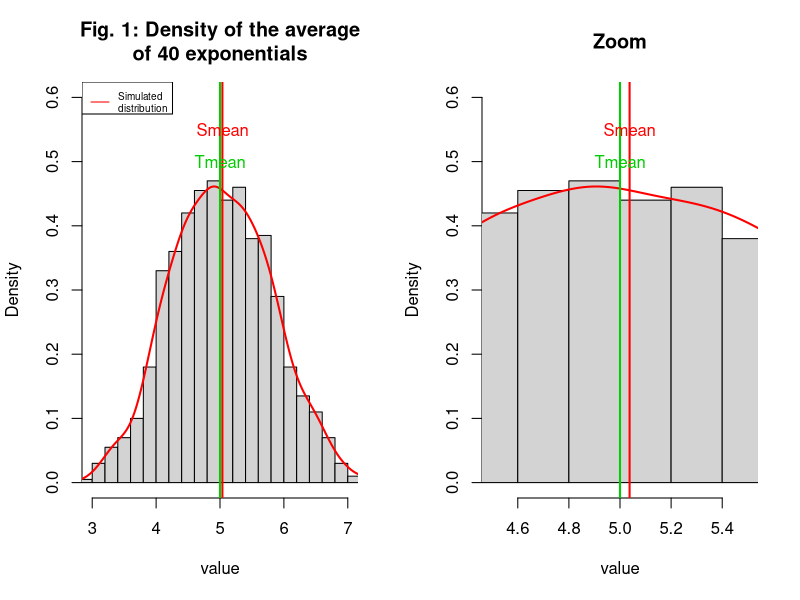
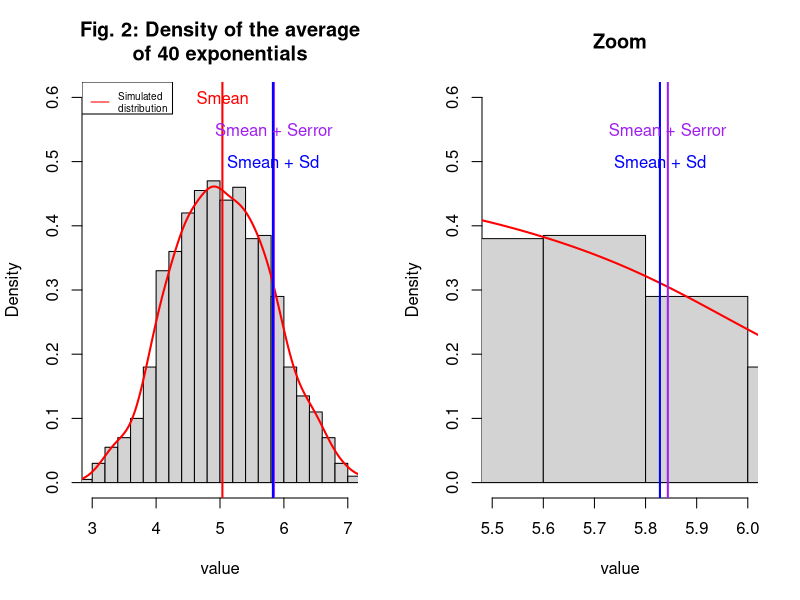
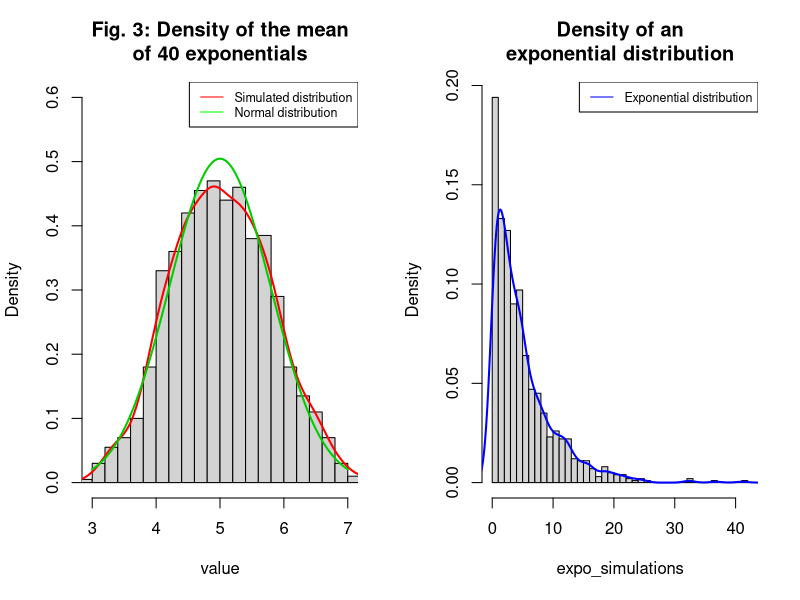

Here is the R script that generated these plots, in order:
## ---- chunk 1
nsim <- 1000
set.seed(40 * nsim)     
                        # set the seed for the 40000-size sample 
                        # prior to the simulation 

simulations <- as.data.frame(matrix(data = rexp(n = 40 * nsim, rate = 0.2),nrow = 1000))       
                        # generate 40000 simulations of an
                        # exponential distribution, and store
                        # them in the data frame "simulations" 

averageExpo <- data.frame("value" = rowMeans(simulations))      
                        # take the mean of the rows of the data
                        # frame "simulations", and store the values
                        # in the data frame "averageExpo"
## ---- chunk 2
head(averageExpo, 8)
## ---- chunk 3
sample_mean <- colMeans(averageExpo)
theoretical_mean <- 1/0.2       # the theoritical mean is 1/lambda
## ---- chunk 4
graph1 <- function(){
        par(mfrow=c(1,2))
        hist(averageExpo$value,
             main = "Fig. 1: Density of the average\nof 40 exponentials", 
             freq = FALSE, breaks = 30, 
             xlim=c(3, 7), ylim=c(0, 0.6), xlab="value") 
        lines(density(averageExpo$value), lwd = 2,col = "red") 
        abline(v = sample_mean, col = 'red', lwd = 2)
        abline(v = theoretical_mean, col = 'green3', lwd = 2)
        text(sample_mean, 0.55,"Smean",col = 'red')
        text(theoretical_mean, 0.50,"Tmean",col = 'green3')
        legend("topleft", legend = c('Simulated\ndistribution'),
               lwd =c(1), col=c('red'),cex=0.6)
        
        hist(averageExpo$value, main="Zoom",
             freq = FALSE, breaks = 30, xlim=c(4.5, 5.5),
             ylim=c(0, 0.6), xlab="value")
        lines(density(averageExpo$value),lwd = 2,col = "red") 
        abline(v = sample_mean, col = 'red', lwd = 2)
        abline(v = theoretical_mean, col = 'green3', lwd = 2)
        text(sample_mean, 0.55,"Smean",col = 'red')
        text(theoretical_mean, 0.50,"Tmean",col = 'green3')
        }
## ---- chunk 5
sample_variance <- var(averageExpo$value)
theoretical_variance <- 25/40
## ---- chunk 6
graph2 <- function(){
        par(mfrow=c(1,2))
        hist(averageExpo$value,freq = F, breaks = 30,
             main = "Fig. 2: Density of the average\nof 40 exponentials",
             xlab="value",xlim=c(3, 7), ylim=c(0, 0.6))
        lines(density(averageExpo$value), lwd = 2,col = "red") 
        abline(v = sample_mean + sqrt(sample_variance),
               col = 'purple', lwd = 2)
        abline(v = sample_mean + sqrt(theoretical_variance),
               col = 'blue', lwd = 2)
        abline(v = sample_mean, col = 'red', lwd = 2)
        text(sample_mean, 0.6,"Smean",col = 'red')
        text(I(sample_mean + sqrt(sample_variance)), 0.55,
             "Smean + Serror",col = 'purple')
        text(I(sample_mean + sqrt(theoretical_variance)), 0.50,
             "Smean + Sd",col = 'blue')
        legend("topleft", legend = c('Simulated\ndistribution'),
               lwd =c(1), col=c('red'),cex=0.6)
        
        hist(averageExpo$value,freq = F, breaks = 30,
             xlim = c(5.5, 6), ylim=c(0, 0.6), 
             main = "Zoom",xlab ="value")
        lines(density(averageExpo$value), lwd = 2,col = "red") 
        abline(v = sample_mean + sqrt(sample_variance),
               col = 'purple', lwd = 2)
        abline(v = sample_mean + sqrt(theoretical_variance), 
               col = 'blue', lwd = 2)
        abline(v = sample_mean, col = 'red', lwd = 2)
        text(I(sample_mean + sqrt(sample_variance)), 0.55,
             "Smean + Serror",col = 'purple')
        text(I(sample_mean + sqrt(theoretical_variance)), 0.50,
             "Smean + Sd",col = 'blue')
        }
## ---- chunk 7
graph3 <- function(){
        par(mfrow=c(1,2))
        hist(averageExpo$value,freq = FALSE, breaks = 30,
             main = "Fig. 3: Density of the mean\nof 40 exponentials",
             xlab="value", xlim=c(3, 7), ylim=c(0, 0.6))
        lines(density(averageExpo$value), lwd = 2,col = "red") 
        curve(dnorm(x, mean=5, sd=sqrt(25/40)), add=TRUE, 
              col="green3",lwd=2)
        legend("topright", 
               legend = c('Simulated distribution',
                          'Normal distribution'),
               lwd =c(1, 1), col=c('red', 'green'),cex=0.75)
        
        set.seed(1000)
        expo_simulations <- rexp(1000, rate = 0.2)
        hist(expo_simulations,freq = F, breaks = 30,
             main = "Density of an\nexponential distribution")
        lines(density(expo_simulations), lwd = 2,col = "blue")
        legend("topright", 
               legend = c('Exponential distribution'),
               lwd =c(1), col=c('blue'),cex=0.75)
        }
## ---- chunk 8
# Code 1.
nsim <- 1000
set.seed(40 * nsim)     # set the seed for the 40000-size sample 
                        # prior to the simulation 

simulations <- as.data.frame(matrix(data = rexp(n = 40 * nsim, rate = 0.2),nrow = 1000))       
                        # generate 40000 simulations of an
                        # exponential distribution, and store
                        # them in the data frame "simulations" 

averageExpo <- data.frame("value" = rowMeans(simulations))      
                        # take the mean of the rows of the data
                        # frame "simulations", and store the values
                        # in the data frame "averageExpo"
## ---- chunk 9
graph1();
## ---- chunk 10
graph2();
## ---- chunk 11
graph3();
## ---- chunk 12
graph1 <- function(){
        par(mfrow=c(1,2))
        hist(averageExpo$value, 
             main = "Fig. 1: Density of the average\nof 40 exponentials", 
             freq = FALSE, breaks = 30, 
             xlim=c(3, 7), ylim=c(0, 0.6), xlab="value") 
        lines(density(averageExpo$value), lwd = 2,col = "red") 
        abline(v = sample_mean, col = 'red', lwd = 2)
        abline(v = theoretical_mean, col = 'green3', lwd = 2)
        text(sample_mean, 0.55,"Smean",col = 'red')
        text(theoretical_mean, 0.50,"Tmean",col = 'green3')
        legend("topleft", legend = c('Simulated\ndistribution'),
               lwd =c(1), col=c('red'),cex=0.6)
        
        hist(averageExpo$value, main="Zoom",
             freq = FALSE, breaks = 30, xlim=c(4.5, 5.5),
             ylim=c(0, 0.6), xlab="value")
        lines(density(averageExpo$value),lwd = 2,col = "red") 
        abline(v = sample_mean, col = 'red', lwd = 2)
        abline(v = theoretical_mean, col = 'green3', lwd = 2)
        text(sample_mean, 0.55,"Smean",col = 'red')
        text(theoretical_mean, 0.50,"Tmean",col = 'green3')
        }
## ---- chunk 13
graph2 <- function(){
        par(mfrow=c(1,2))
        hist(averageExpo$value,freq = F, breaks = 30,
             main = "Fig. 2: Density of the average\nof 40 exponentials",
             xlab="value",xlim=c(3, 7), ylim=c(0, 0.6))
        lines(density(averageExpo$value), lwd = 2,col = "red") 
        abline(v = sample_mean + sqrt(sample_variance), 
               col = 'purple', lwd = 2)
        abline(v = sample_mean + sqrt(theoretical_variance),
               col = 'blue', lwd = 2)
        abline(v = sample_mean, col = 'red', lwd = 2)
        text(sample_mean, 0.6,"Smean",col = 'red')
        text(I(sample_mean + sqrt(sample_variance)), 0.55,
             "Smean + Serror",col = 'purple')
        text(I(sample_mean + sqrt(theoretical_variance)), 0.50,
             "Smean + Sd",col = 'blue')
        legend("topleft", legend = c('Simulated\ndistribution'),
               lwd =c(1), col=c('red'),cex=0.6)
        
        hist(averageExpo$value,freq = F, breaks = 30,
             xlim = c(5.5, 6), ylim=c(0, 0.6), 
             main = "Zoom",xlab ="value")
        lines(density(averageExpo$value), lwd = 2,col = "red") 
        abline(v = sample_mean + sqrt(sample_variance),
               col = 'purple', lwd = 2)
        abline(v = sample_mean + sqrt(theoretical_variance), 
               col = 'blue', lwd = 2)
        abline(v = sample_mean, col = 'red', lwd = 2)
        text(I(sample_mean + sqrt(sample_variance)), 0.55,
             "Smean + Serror",col = 'purple')
        text(I(sample_mean + sqrt(theoretical_variance)), 0.50,
             "Smean + Sd",col = 'blue')
        }
## ---- chunk 14
graph3 <- function(){
        par(mfrow=c(1,2))
        hist(averageExpo$value,freq = F, breaks = 30,
             main = "Fig. 3: Density of the mean\nof 40 exponentials",
             xlab="value", xlim=c(3, 7), ylim=c(0, 0.6))
        lines(density(averageExpo$value), lwd = 2,col = "red") 
        curve(dnorm(x, mean=5, sd=sqrt(25/40)), add=TRUE, 
              col="green3",lwd=2)
        legend("topright", 
               legend = c('Simulated distribution',
                          'Normal distribution'),
               lwd =c(1, 1), col=c('red', 'green'),cex=0.75)
        
        set.seed(1000)
        expo_simulations <- rexp(1000, rate = 0.2)
        hist(expo_simulations,freq = F, breaks = 30,
             main = "Density of an\nexponential distribution")
        lines(density(expo_simulations), lwd = 2,col = "blue")
        legend("topright", 
               legend = c('Exponential distribution'),
               lwd =c(1), col=c('blue'),cex=0.75)
        }
